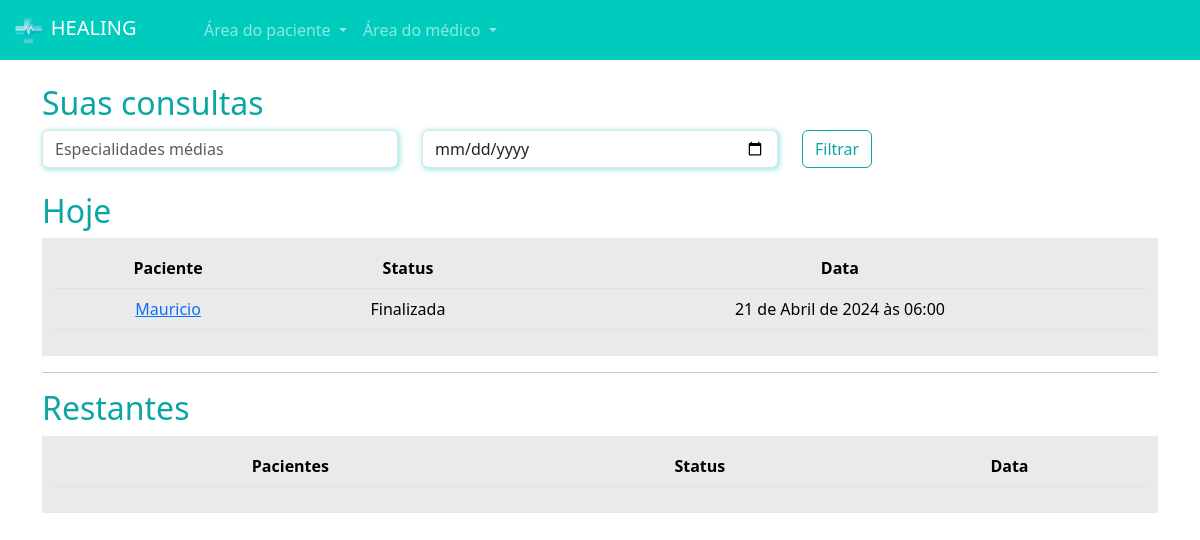
/medicos/consultas_medico/ (signed in), run on the app's committed database.
### paciente/models.py (models this page shows, shortened)
class Consulta(models.Model):
    status_choices = (
        ('A', 'Agendada'),
        ('F', 'Finalizada'),
        ('C', 'Cancelada'),
        ('I', 'Iniciada')
     )
    paciente = models.ForeignKey(User, on_delete=models.DO_NOTHING)
    data_aberta = models.ForeignKey(DatasAbertas, on_delete=models.DO_NOTHING)
    status = models.CharField(max_length=1, choices=status_choices, default='A')
    link = models.URLField(null=True, blank=True)

### medico/models.py (models this page shows, shortened)
class DatasAbertas(models.Model):
    data = models.DateTimeField()
    user = models.ForeignKey(User, on_delete=models.DO_NOTHING)
    agendado = models.BooleanField(default=False)

### medico/views.py (the view)
# urls.py: path('consultas_medico/', views.consultas_medico, name="consultas_medico"),
def consultas_medico(request):
    if not is_medico(request.user):
        messages.add_message(request, constants.WARNING, 'Somente médicos podem abrir horários')
        return redirect('/usuarios/sair')
    hoje = datetime.now().date()
    consultas_hoje = Consulta.objects.filter(data_aberta__user=request.user).filter(data_aberta__data__gte=hoje).filter(data_aberta__data__lt=hoje + timedelta(days=1))
    consultas_restantes = Consulta.objects.exclude(id__in=consultas_hoje.values('id')).filter(data_aberta__user=request.user)
    print(consultas_hoje.values('id'))
    return render(request, 'consultas_medico.html', {'consultas_hoje': consultas_hoje, 'consultas_restantes': consultas_restantes, 'is_medico': is_medico(request.user)})

### medico/models.py (called while the page is built)
def  is_medico(user):
    return DadosMedico.objects.filter(user=user).exists()

### medico/templates/consultas_medico.html (shortened to what this page needs)
{% extends "base.html" %}
{% load static %}
{% block 'head' %}
    <link rel="stylesheet" href="{% static 'medicos/css/abrir_horario.css' %}">
    <link rel="stylesheet" href="{% static 'usuarios/css/usuarios.css' %}">
    <link rel="stylesheet" href="{% static 'medicos/css/cadastro_medico.css' %}">
    <link rel="stylesheet" href="{% static 'pacientes/css/home.css' %}">
    <link rel="stylesheet" href="https://cdn.jsdelivr.net/npm/bootstrap-icons@1.11.3/font/bootstrap-icons.min.css">
{% endblock 'head' %}
{% block 'body' %}
    {% include 'partials/navbar.html' %}
    <div class="container">
        <br>
        <h2><span class="color-dark">Suas consultas</span></h2>
        <div class="row">
            <div class="col-md">
                <input type="text" name="especialidades" id="" class="form-control shadow-main-color" placeholder="Especialidades médias">
            </div>
            <div class="col-md">
                <input type="date" name="data" id="" class="form-control shadow-main-color" placeholder="Data da consulta">
            </div>
            <div class="col-md">
                <input type="submit" value="Filtrar" class="btn btn-dark-color-outline">
            </div>
        </div>
        <br>
        <h2><span class="color-dark">Hoje</span></h2>
        <div class="list-minhas-consultas">
            <table class="table">
                <thead>
                  <tr>
                    <th scope="col">Paciente</th>
                    <th scope="col">Status</th>
                    <th scope="col">Data</th>
                  </tr>
                </thead>
                <tbody>
                    {% for consulta in consultas_hoje  %}
                        <tr>
                            <td><a href="{% url 'consulta_area_medico' consulta.id %}">{{consulta.paciente}}</a></td>
                            <td>{{consulta.get_status_display}}</td>
                            <td>{{consulta.data_aberta.data}}</td>
                        </tr>
                    {% endfor %}
                </tbody>
              </table>
        </div>
        <hr>
        <h2><span class="color-dark">Restantes</span></h2>
        <div class="list-minhas-consultas">
            <table class="table">
                <thead>
                  <tr>
                    <th scope="col">Pacientes</th>
                    <th scope="col">Status</th>
                    <th scope="col">Data</th>
                  </tr>
                </thead>
              </table>
        </div>
    </div>
{% endblock 'body' %}

### templates/static/geral/css/base.css (style rules this page uses)
:root { --main-color: #00CCBE; --dark-color: #09A6A3; --contrast-color: #FFD686; }
.color-dark { color: var(--dark-color); }

### templates/static/usuarios/css/usuarios.css (style rules this page uses)
.btn-dark-color-outline { border: 1px solid var(--dark-color); color: var(--dark-color) }

### templates/static/medicos/css/cadastro_medico.css (style rules this page uses)
.shadow-main-color { box-shadow: 1px 1px 5px 1px rgba(0, 204, 190,.4); }

### templates/static/pacientes/css/home.css (style rules this page uses)
table { border-collapse: collapse !important; width: 100%; }
th, td { padding: 8px; text-align: center; background-color: #EAEAEA !important; }
th { background-color: #EAEAEA; }
.list-minhas-consultas { background-color: #EAEAEA; padding: 10px; }

### data on the page
Consulta: paciente "Mauricio", status "Finalizada", data_aberta.data "21 de Abril de 2024 às 06:00"
